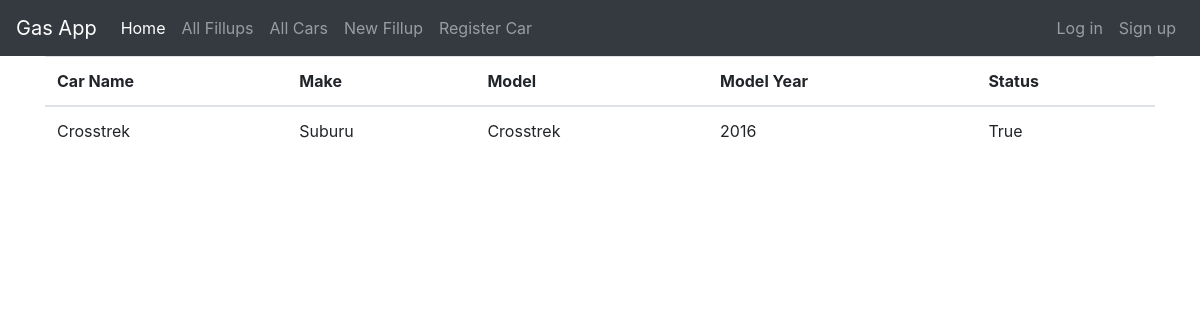
Page /cars/ on the earlier database version.
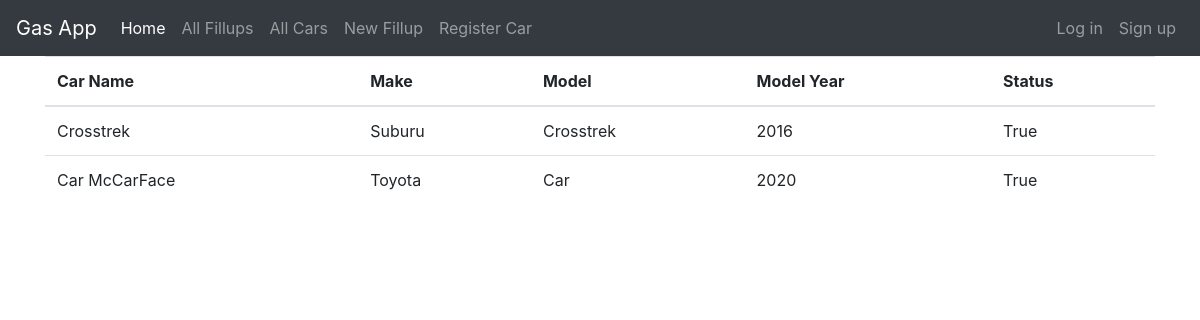
Same page on the later database version.
### fillups/models.py (models this page shows, shortened)
class Car(models.Model):
    name = models.CharField(max_length=25)
    make = models.CharField(max_length=25)
    model = models.CharField(max_length=25)
    model_year = models.IntegerField(choices=MODEL_YEARS)
    status = models.BooleanField(choices=STATUS)

### fillups/views.py (the view)
# urls.py: path('cars/',views.CarListView.as_view(),name='car_list'),
class CarListView(ListView):
    model = Car

### fillups/templates/fillups/car_list.html
{% extends 'base.html' %}
{% block content %}
<div class="centerstage">
  <table class="table">
    <thead>
      <tr>
        <th>Car Name</th>
        <th>Make</th>
        <th>Model</th>
        <th>Model Year</th>
        <th>Status</th>
      </tr>
    </thead>
    <tbody>
      {% for car in car_list %}
        <tr>
          <div class="fillup">
            <td>{{ car.name }}</td>
            <td>{{ car.make }}</td>
            <td>{{ car.model }}</td>
            <td>{{ car.model_year }}</td>
            <td>{{ car.status }}</td>
          </div>
        </tr>
      {% endfor %}
    </tbody>
  </table>
</div>
{% endblock %}

Differences in the rows shown:
added Car: name "Car McCarFace", make "Toyota", model "Car", model_year "2020", status "True"
